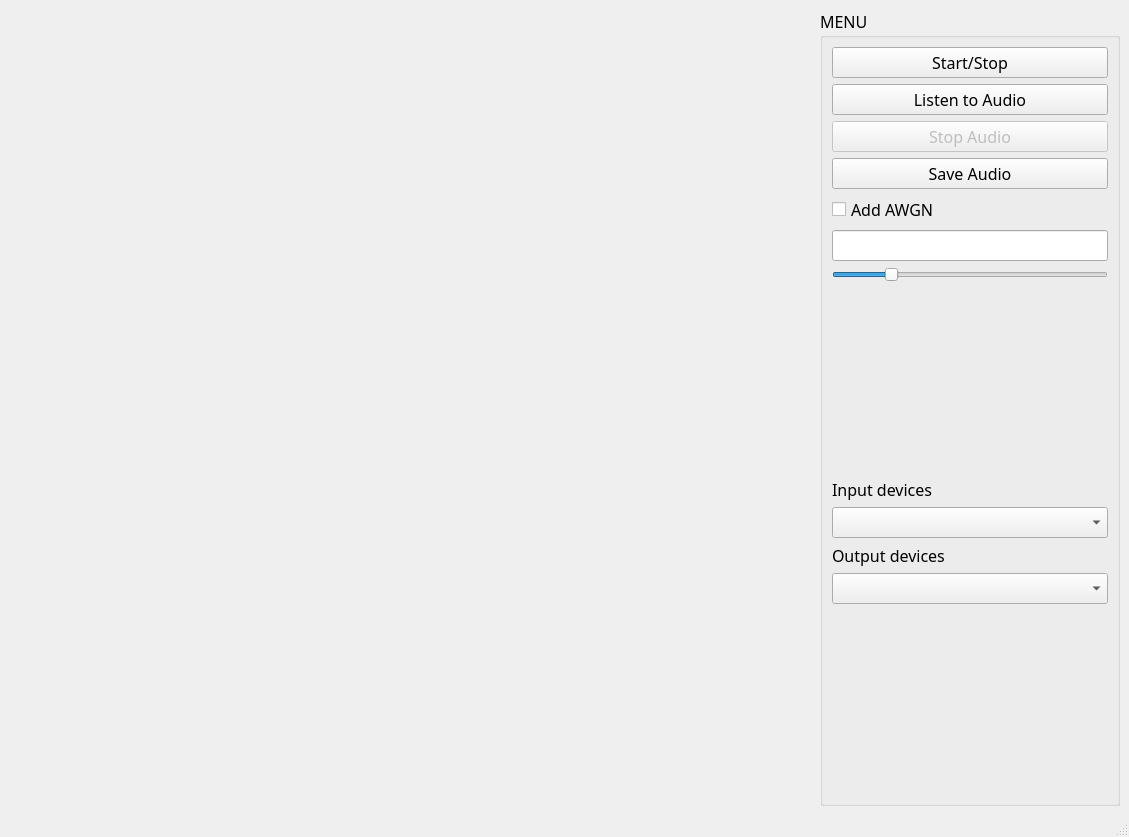
<?xml version="1.0" encoding="UTF-8"?>
<ui version="4.0">
 <class>MainWindow</class>
 <widget class="QMainWindow" name="MainWindow">
  <property name="geometry">
   <rect>
    <x>0</x>
    <y>0</y>
    <width>1129</width>
    <height>837</height>
   </rect>
  </property>
  <property name="windowTitle">
   <string>MainWindow</string>
  </property>
  <widget class="QWidget" name="centralwidget">
   <layout class="QHBoxLayout" name="horizontalLayout">
    <item>
     <widget class="RealTimeFFTWindow" name="fft_window" native="true">
      <layout class="QVBoxLayout" name="verticalLayout"/>
     </widget>
    </item>
    <item>
     <widget class="QGroupBox" name="groupBox">
      <property name="maximumSize">
       <size>
        <width>300</width>
        <height>16777215</height>
       </size>
      </property>
      <property name="font">
       <font>
        <family>MS Reference Sans Serif</family>
        <pointsize>12</pointsize>
        <weight>50</weight>
        <italic>false</italic>
        <bold>false</bold>
       </font>
      </property>
      <property name="styleSheet">
       <string notr="true">font: 12pt &quot;MS Reference Sans Serif&quot;</string>
      </property>
      <property name="title">
       <string>MENU</string>
      </property>
      <layout class="QGridLayout" name="gridLayout">
       <item row="6" column="0">
        <widget class="QSlider" name="slider_noise_db">
         <property name="minimum">
          <number>-5</number>
         </property>
         <property name="maximum">
          <number>20</number>
         </property>
         <property name="orientation">
          <enum>Qt::Horizontal</enum>
         </property>
        </widget>
       </item>
       <item row="0" column="0">
        <widget class="QPushButton" name="pb_start">
         <property name="text">
          <string>Start/Stop</string>
         </property>
        </widget>
       </item>
       <item row="9" column="0">
        <widget class="QComboBox" name="cb_input_devices">
         <property name="font">
          <font>
           <family>MS Reference Sans Serif</family>
           <pointsize>12</pointsize>
           <weight>50</weight>
           <italic>false</italic>
           <bold>false</bold>
          </font>
         </property>
        </widget>
       </item>
       <item row="11" column="0">
        <widget class="QComboBox" name="cb_output_devices">
         <property name="font">
          <font>
           <family>MS Reference Sans Serif</family>
           <pointsize>12</pointsize>
           <weight>50</weight>
           <italic>false</italic>
           <bold>false</bold>
          </font>
         </property>
        </widget>
       </item>
       <item row="12" column="0">
        <spacer name="verticalSpacer_2">
         <property name="orientation">
          <enum>Qt::Vertical</enum>
         </property>
         <property name="sizeHint" stdset="0">
          <size>
           <width>20</width>
           <height>268</height>
          </size>
         </property>
        </spacer>
       </item>
       <item row="3" column="0">
        <widget class="QPushButton" name="pb_save">
         <property name="text">
          <string>Save Audio</string>
         </property>
        </widget>
       </item>
       <item row="7" column="0">
        <spacer name="verticalSpacer">
         <property name="orientation">
          <enum>Qt::Vertical</enum>
         </property>
         <property name="sizeHint" stdset="0">
          <size>
           <width>20</width>
           <height>268</height>
          </size>
         </property>
        </spacer>
       </item>
       <item row="1" column="0">
        <widget class="QPushButton" name="pb_load_files">
         <property name="text">
          <string>Listen to Audio</string>
         </property>
        </widget>
       </item>
       <item row="4" column="0">
        <widget class="QCheckBox" name="cb_noise">
         <property name="text">
          <string>Add AWGN</string>
         </property>
        </widget>
       </item>
       <item row="5" column="0">
        <widget class="QLineEdit" name="le_noise_in_db">
         <property name="font">
          <font>
           <family>MS Reference Sans Serif</family>
           <pointsize>12</pointsize>
           <weight>50</weight>
           <italic>false</italic>
           <bold>false</bold>
          </font>
         </property>
         <property name="alignment">
          <set>Qt::AlignCenter</set>
         </property>
         <property name="readOnly">
          <bool>true</bool>
         </property>
        </widget>
       </item>
       <item row="10" column="0">
        <widget class="QLabel" name="label_output_devices">
         <property name="text">
          <string>Output devices</string>
         </property>
        </widget>
       </item>
       <item row="8" column="0">
        <widget class="QLabel" name="label_input_devices">
         <property name="text">
          <string>Input devices</string>
         </property>
        </widget>
       </item>
       <item row="2" column="0">
        <widget class="QPushButton" name="pb_stop_audio">
         <property name="enabled">
          <bool>false</bool>
         </property>
         <property name="text">
          <string>Stop Audio</string>
         </property>
        </widget>
       </item>
      </layout>
     </widget>
    </item>
   </layout>
  </widget>
  <widget class="QMenuBar" name="menubar">
   <property name="geometry">
    <rect>
     <x>0</x>
     <y>0</y>
     <width>1129</width>
     <height>26</height>
    </rect>
   </property>
  </widget>
  <widget class="QStatusBar" name="statusbar"/>
 </widget>
 <customwidgets>
  <customwidget>
   <class>RealTimeFFTWindow</class>
   <extends>QWidget</extends>
   <header>real_time_fft_window.h</header>
   <container>1</container>
  </customwidget>
 </customwidgets>
 <resources/>
 <connections/>
</ui>
